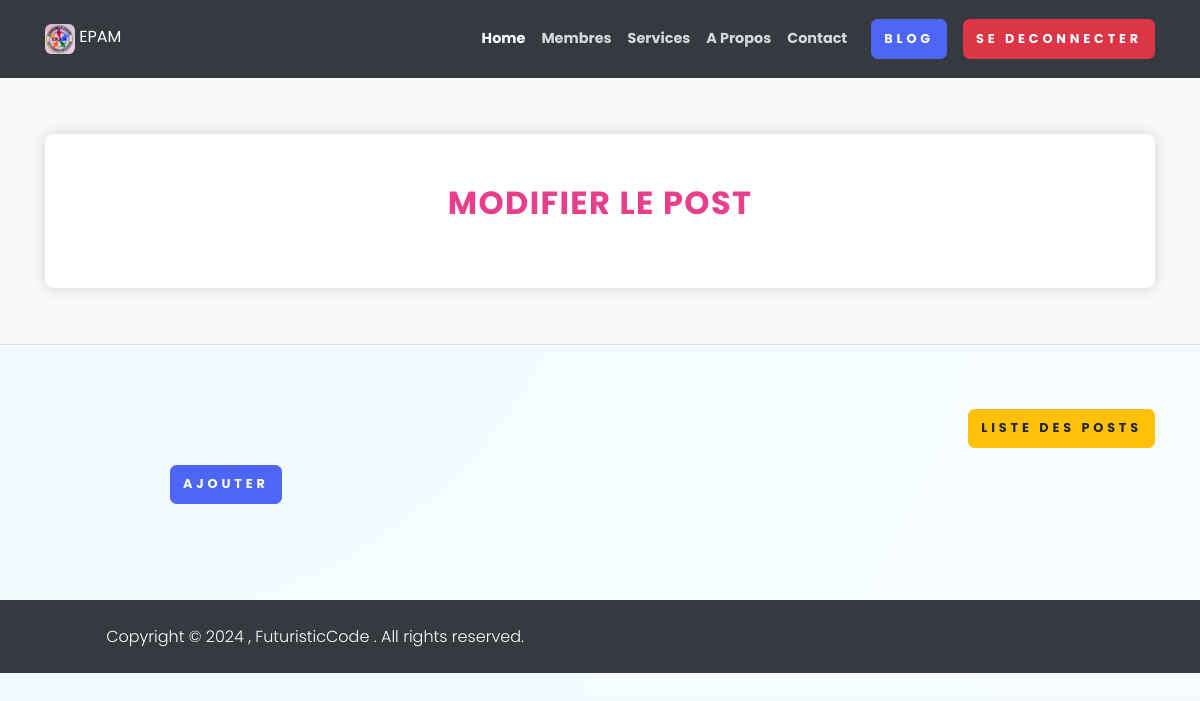
Before: /update-blog/24/ (signed in) with the older database file.
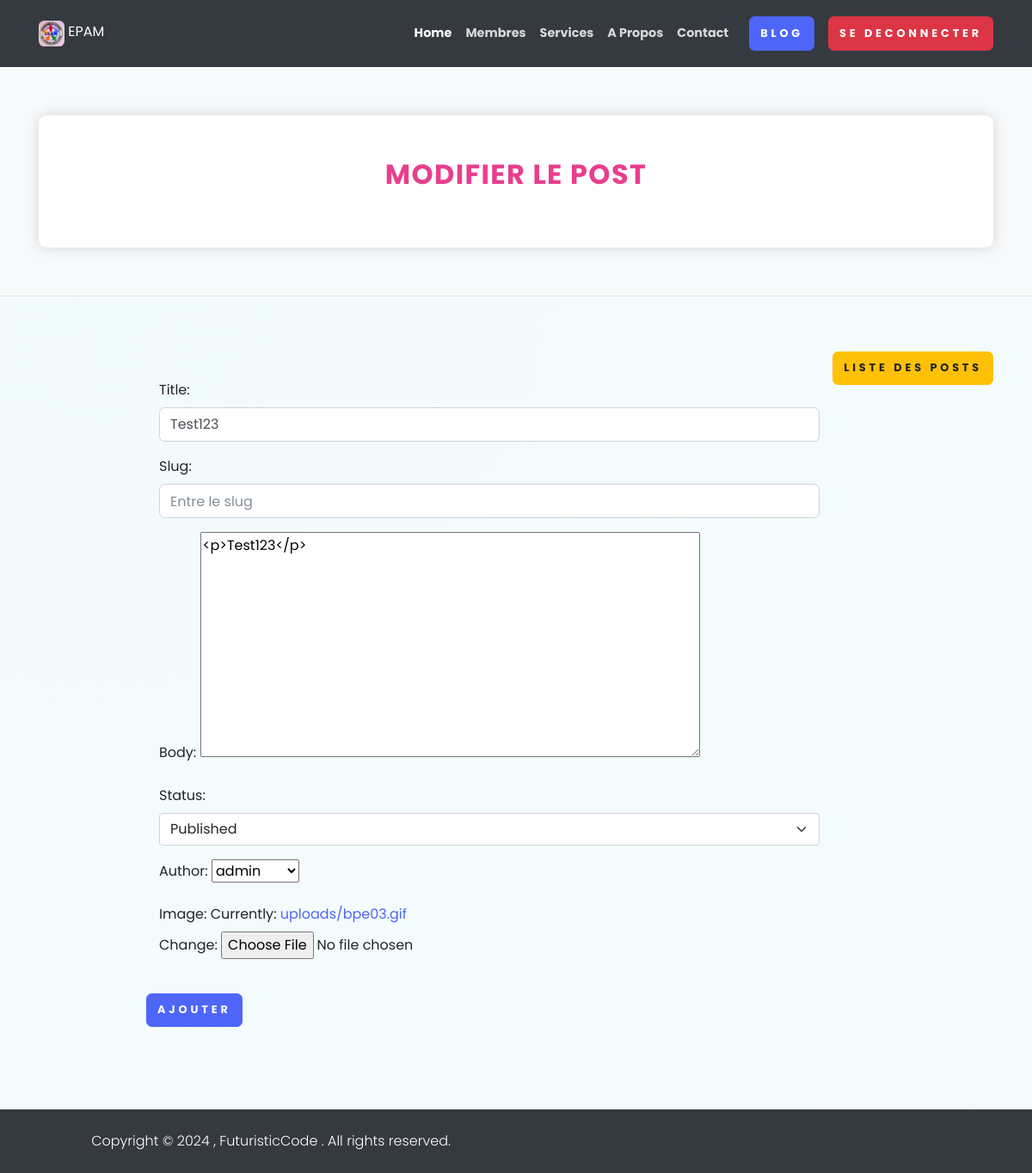
After: the same page with the newer database file.
### home/models.py (models this page shows, shortened)
class Post(models.Model):
    STATUS_CHOICES = (
        ('draft','Draft'),
        ('published','Published')
    )
    title = models.CharField(max_length=200)
    slug  = models.SlugField(max_length=200)
    body  = FroalaField()
    image   = models.ImageField(upload_to='uploads')
    created_at = models.DateTimeField(auto_now_add=True)
    upload_to = models.DateTimeField(auto_now=True)
    status  = models.CharField(choices=STATUS_CHOICES,default='draft',max_length=10)
    publish = models.DateTimeField(default=timezone.now())
    author  = models.ForeignKey(User,on_delete=models.CASCADE,
                                related_name='posted')
    objects   = models.Manager()  #Default Manager
    published = PublishedManager() #Custom Manager

### home/views.py (the view, shortened to what this page needs)
# urls.py: path('update-blog/<pk>/', views.update_blog ,name='update_blog'),
def update_blog(request,pk):
  if request.user.is_authenticated:
    context = {}
    try:
      blog_obj = Post.objects.get(id = pk)
      initial_dict = {'body':blog_obj.body,'title':blog_obj.title,'status':blog_obj.status,'author':blog_obj.author,'image':blog_obj.image}
      form = PostForm(initial=initial_dict)
      context['blog_obj'] = blog_obj
      context['form'] = form
    except Exception as e :
      print(e)
    return render(request , 'blog/auth/update_blog.html' , context)
  return redirect('/login/')

### home/forms.py
class PostForm(forms.ModelForm):
    STATUS_CHOICES = (
        ('draft','Draft'),
        ('published','Published')
    )
    title  = forms.CharField(max_length=200,widget=forms.TextInput(attrs={"class":"form-control","type":"text","placeholder":"Entre le titre","name":"title"}))
    slug  = forms.SlugField(max_length=200,widget=forms.TextInput(attrs={"class":"form-control","type":"text","placeholder":"Entre le slug","name":"slug"}))
    status = forms.ChoiceField(choices=STATUS_CHOICES,widget=forms.Select(attrs={"class":"form-select","type":"select","name":"status"}))
    class Meta:
        model = Post
        fields = ['title','slug','body','status','author','image',]

### home/templates/blog/auth/update_blog.html (shortened to what this page needs)
{% extends 'base.html' %}
{% block content %}
<section>
    <header class="py-5 bg-light border-bottom mb-4">
        <div class="container">
            <div class="text-center my-2">
                <div class="bg-white rounded-lg shadow p-5">
                    <strong class="text-uppercase text-secondary d-inline-block mb-2 text-sm">
                        <h2>Modifier le post</h2>
                    </strong>
            </div>
        </div>
    </header>
</section>
<div class="container">
    <a href="{% url 'see_blog' %}" class="btn btn-warning mt-3 float-right">Liste des Posts</a>
    <form method="post" class="mt-5 pt-5 mb-5 pb-5" style="width: 100%;
    max-width: 900px;
    padding: 20px;
    margin: auto;" enctype="multipart/form-data">
        <div class="row">
            <div class="col-md-12">
                {{form.as_p}}
            </div>
        </div>
        <button class="btn btn-primary mt-4" type="submit">Ajouter</button>
    </form>
</div>
{%endblock content%}

Changed rows visible on the page:
added Post: title "Test123", body "<p>Test123</p>", status "Published", author "admin"
Other visible differences:
text now shown: "Title: Slug: Body: Status: Author: Image: Currently: uploads/bpe03.gif Change:"
